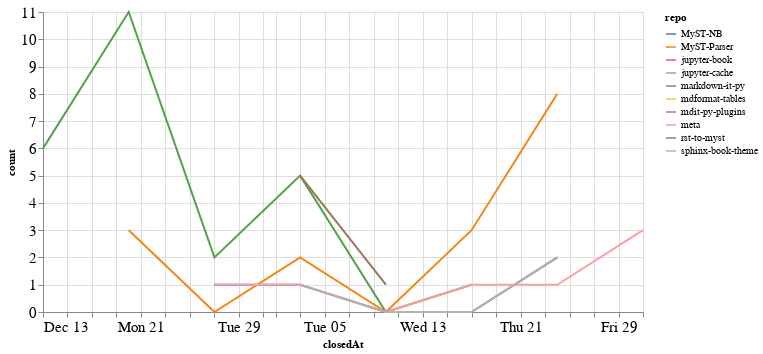

Source (notebook cell):
### Code cell
closed_by_time = closed_by.groupby('repo').resample('W', on='closedAt').count()['author'].reset_index()
closed_by_time = closed_by_time.rename(columns={'author': 'count'})

alt.Chart(closed_by_time, width=600).mark_line().encode(
    x='closedAt',
    y='count',
    color='repo',
    tooltip="repo"
)

### Figure 1 — Vega-Lite specification as saved in the notebook (floating-point values rounded to 4 significant figures)
{"config": {"axisLeft": {"labelFontSize": 15}, "axisBottom": {"labelFontSize": 15}}, "data": {"name": "data-cfadaf13d01f0cf12e69dbc043aab85f"}, "mark": "line", "encoding": {"color": {"type": "nominal", "field": "repo"}, "tooltip": {"type": "nominal", "field": "repo"}, "x": {"type": "temporal", "field": "closedAt"}, "y": {"type": "quantitative", "field": "count"}}, "width": 600, "$schema": "https://vega.github.io/schema/vega-lite/v4.8.1.json", "datasets": {"data-cfadaf13d01f0cf12e69dbc043aab85f": [{"repo": "MyST-NB", "closedAt": "2020-12-27T00:00:00", "count": 1}, {"repo": "MyST-NB", "closedAt": "2021-01-03T00:00:00", "count": 1}, {"repo": "MyST-NB", "closedAt": "2021-01-10T00:00:00", "count": 0}, {"repo": "MyST-NB", "closedAt": "2021-01-17T00:00:00", "count": 0}, {"repo": "MyST-NB", "closedAt": "2021-01-24T00:00:00", "count": 2}, {"repo": "MyST-Parser", "closedAt": "2020-12-20T00:00:00", "count": 3}, {"repo": "MyST-Parser", "closedAt": "2020-12-27T00:00:00", "count": 0}, {"repo": "MyST-Parser", "closedAt": "2021-01-03T00:00:00", "count": 2}, {"repo": "MyST-Parser", "closedAt": "2021-01-10T00:00:00", "count": 0}, {"repo": "MyST-Parser", "closedAt": "2021-01-17T00:00:00", "count": 3}, {"repo": "MyST-Parser", "closedAt": "2021-01-24T00:00:00", "count": 8}, {"repo": "jupyter-book", "closedAt": "2021-01-17T00:00:00", "count": 1}, {"repo": "jupyter-cache", "closedAt": "2021-01-17T00:00:00", "count": 2}, {"repo": "markdown-it-py", "closedAt": "2020-12-13T00:00:00", "count": 6}, {"repo": "markdown-it-py", "closedAt": "2020-12-20T00:00:00", "count": 11}, {"repo": "markdown-it-py", "closedAt": "2020-12-27T00:00:00", "count": 2}, {"repo": "markdown-it-py", "closedAt": "2021-01-03T00:00:00", "count": 5}, {"repo": "markdown-it-py", "closedAt": "2021-01-10T00:00:00", "count": 0}, {"repo": "markdown-it-py", "closedAt": "2021-01-17T00:00:00", "count": 1}, {"repo": "mdformat-tables", "closedAt": "2020-12-13T00:00:00", "count": 1}, {"repo": "mdit-py-plugins", "closedAt": "2020-12-20T00:00:00", "count": 3}, {"repo": "meta", "closedAt": "2020-12-27T00:00:00", "count": 1}, {"repo": "meta", "closedAt": "2021-01-03T00:00:00", "count": 1}, {"repo": "meta", "closedAt": "2021-01-10T00:00:00", "count": 0}, {"repo": "meta", "closedAt": "2021-01-17T00:00:00", "count": 1}, {"repo": "meta", "closedAt": "2021-01-24T00:00:00", "count": 1}, {"repo": "meta", "closedAt": "2021-01-31T00:00:00", "count": 3}, {"repo": "rst-to-myst", "closedAt": "2021-01-03T00:00:00", "count": 5}, {"repo": "rst-to-myst", "closedAt": "2021-01-10T00:00:00", "count": 1}, {"repo": "sphinx-book-theme", "closedAt": "2021-01-03T00:00:00", "count": 1}, {"repo": "sphinx-book-theme", "closedAt": "2021-01-10T00:00:00", "count": 0}, {"repo": "sphinx-book-theme", "closedAt": "2021-01-17T00:00:00", "count": 0}, {"repo": "sphinx-book-theme", "closedAt": "2021-01-24T00:00:00", "count": 2}]}}
